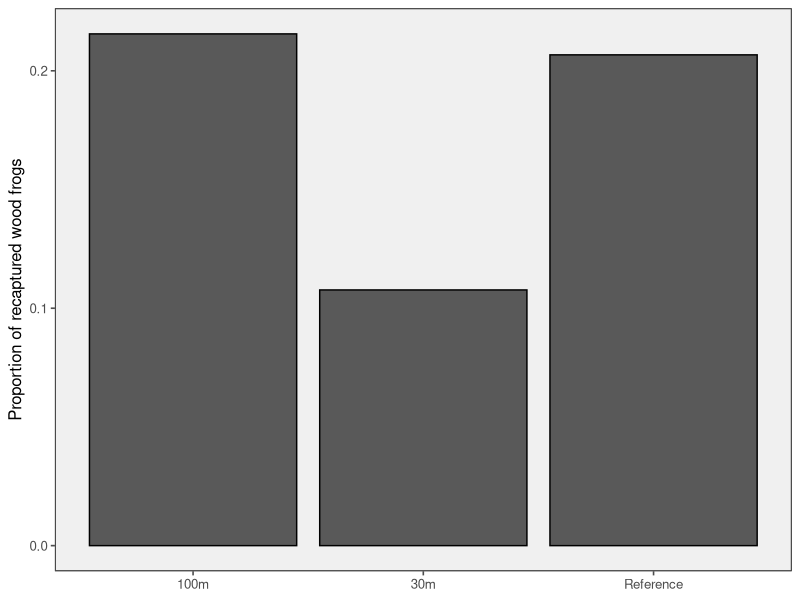

The R source for this figure:
## ---- chunk 1
library(tidyverse)
library(ggplot2)
library(ggthemes)
library(patchwork)
library(viridis)
library(dplyr)
dryadData <-read.table(file="veysey-babbitt_data_amphibians.csv", header =TRUE, sep=",")
glimpse(dryadData)
#View(dryadData)

dryadData$species<-factor(dryadData$species, labels=c("Spotted Salamander", "Wood Frog"))

dryadData$treatment <- factor(dryadData$treatment, 
            levels=c("Reference",
                     "100m", "30m"))

dryClean <-dryadData[complete.cases(dryadData[,1:13]),]

dry <-mutate(dryClean ,prop = No.recap/count.total.adults)

mean30 <- mean(dry[c(2:18,44:48), 14])
mean100 <- mean(dry[c(21:24, 32:42, 56:60) ,14])
meanref <- mean(dry[c(26:30, 50:54, 62:66), 14])
vec <- c(meanref, mean100, mean30)
vec2<- c("Reference", "100m", "30m")
dF <- data.frame(vec, vec2, row.names =NULL)
 
p1 <- ggplot(data=dF, mapping=aes(x=vec2, y=vec, fill= )) +
  geom_bar(stat="identity", color="black", position="dodge") +
  scale_y_continuous(breaks = c(0.0, 0.1, 0.2, 0.3)) +
  ylab("Proportion of recaptured wood frogs") +
  xlab(NULL) +
  theme_few() + scale_fill_grey() +
  theme(panel.background = element_rect(fill = 'gray94', color = 'black'))

p1










